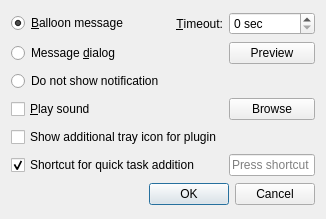
<?xml version="1.0" encoding="UTF-8"?>
<ui version="4.0">
 <class>schedule::AdvancedSettingsDialog</class>
 <widget class="QDialog" name="schedule::AdvancedSettingsDialog">
  <property name="geometry">
   <rect>
    <x>0</x>
    <y>0</y>
    <width>326</width>
    <height>219</height>
   </rect>
  </property>
  <property name="windowTitle">
   <string>Notification Settings</string>
  </property>
  <layout class="QGridLayout" name="gridLayout">
   <item row="1" column="2">
    <widget class="QPushButton" name="preview_btn">
     <property name="text">
      <string>Preview</string>
     </property>
    </widget>
   </item>
   <item row="0" column="2">
    <widget class="QSpinBox" name="timeout_edit">
     <property name="suffix">
      <string extracomment="seconds"> sec</string>
     </property>
    </widget>
   </item>
   <item row="4" column="0" colspan="3">
    <widget class="QCheckBox" name="show_tray_icon">
     <property name="text">
      <string>Show additional tray icon for plugin</string>
     </property>
    </widget>
   </item>
   <item row="6" column="0" colspan="3">
    <widget class="QDialogButtonBox" name="buttonBox">
     <property name="orientation">
      <enum>Qt::Horizontal</enum>
     </property>
     <property name="standardButtons">
      <set>QDialogButtonBox::Cancel|QDialogButtonBox::Ok</set>
     </property>
    </widget>
   </item>
   <item row="3" column="2">
    <widget class="QPushButton" name="browse_btn">
     <property name="text">
      <string>Browse</string>
     </property>
    </widget>
   </item>
   <item row="0" column="0">
    <widget class="QRadioButton" name="msg_balloon_rbtn">
     <property name="text">
      <string>&amp;Balloon message</string>
     </property>
     <property name="checked">
      <bool>true</bool>
     </property>
    </widget>
   </item>
   <item row="1" column="1">
    <spacer name="horizontalSpacer">
     <property name="orientation">
      <enum>Qt::Horizontal</enum>
     </property>
     <property name="sizeHint" stdset="0">
      <size>
       <width>89</width>
       <height>20</height>
      </size>
     </property>
    </spacer>
   </item>
   <item row="1" column="0">
    <widget class="QRadioButton" name="msg_dialog_rbtn">
     <property name="text">
      <string>Message &amp;dialog</string>
     </property>
    </widget>
   </item>
   <item row="3" column="0" colspan="2">
    <widget class="QCheckBox" name="play_sound_enabled">
     <property name="text">
      <string>&amp;Play sound</string>
     </property>
    </widget>
   </item>
   <item row="2" column="0" colspan="3">
    <widget class="QRadioButton" name="msg_not_show_rbtn">
     <property name="text">
      <string>Do not show notification</string>
     </property>
    </widget>
   </item>
   <item row="0" column="1">
    <widget class="QLabel" name="timeout_label">
     <property name="text">
      <string>&amp;Timeout:</string>
     </property>
     <property name="alignment">
      <set>Qt::AlignRight|Qt::AlignTrailing|Qt::AlignVCenter</set>
     </property>
     <property name="buddy">
      <cstring>timeout_edit</cstring>
     </property>
    </widget>
   </item>
   <item row="5" column="2">
    <widget class="QKeySequenceEdit" name="add_task_seq_edit">
     <property name="sizePolicy">
      <sizepolicy hsizetype="Ignored" vsizetype="Fixed">
       <horstretch>0</horstretch>
       <verstretch>0</verstretch>
      </sizepolicy>
     </property>
    </widget>
   </item>
   <item row="5" column="0" colspan="2">
    <widget class="QCheckBox" name="hotkey_add_task_enabled">
     <property name="text">
      <string>Shortcut for quick task addition</string>
     </property>
     <property name="checked">
      <bool>true</bool>
     </property>
    </widget>
   </item>
  </layout>
 </widget>
 <resources/>
 <connections>
  <connection>
   <sender>buttonBox</sender>
   <signal>accepted()</signal>
   <receiver>schedule::AdvancedSettingsDialog</receiver>
   <slot>accept()</slot>
   <hints>
    <hint type="sourcelabel">
     <x>236</x>
     <y>209</y>
    </hint>
    <hint type="destinationlabel">
     <x>157</x>
     <y>102</y>
    </hint>
   </hints>
  </connection>
  <connection>
   <sender>buttonBox</sender>
   <signal>rejected()</signal>
   <receiver>schedule::AdvancedSettingsDialog</receiver>
   <slot>reject()</slot>
   <hints>
    <hint type="sourcelabel">
     <x>304</x>
     <y>209</y>
    </hint>
    <hint type="destinationlabel">
     <x>286</x>
     <y>102</y>
    </hint>
   </hints>
  </connection>
  <connection>
   <sender>hotkey_add_task_enabled</sender>
   <signal>toggled(bool)</signal>
   <receiver>add_task_seq_edit</receiver>
   <slot>setEnabled(bool)</slot>
   <hints>
    <hint type="sourcelabel">
     <x>189</x>
     <y>167</y>
    </hint>
    <hint type="destinationlabel">
     <x>266</x>
     <y>167</y>
    </hint>
   </hints>
  </connection>
 </connections>
</ui>
